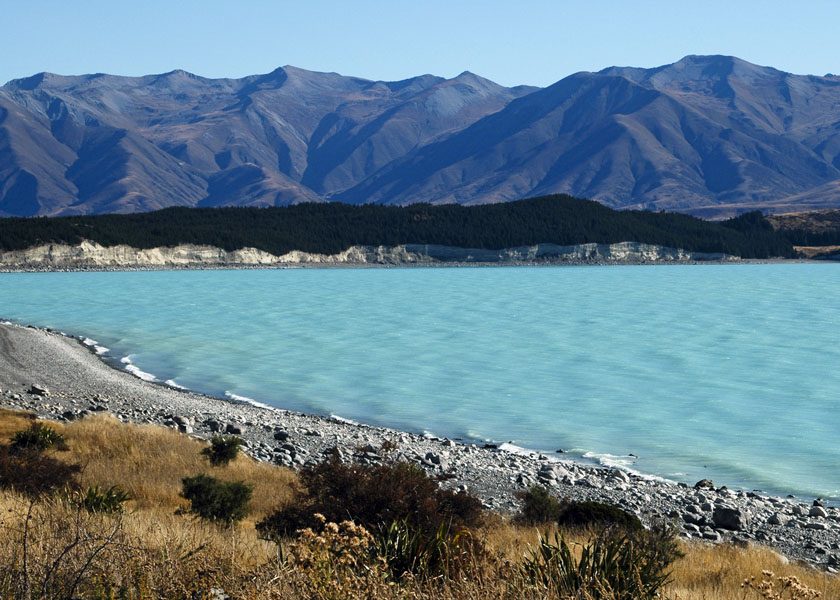
#> input picture opencv/images/New_Zealand_Lake.jpg, 840 x 600 px
$ jupyter execute 2213.image_inpainting.ipynb
#> lines starting #> are read from the running program, lines starting #| are printed output that depends on the picture
# Phục chế ảnh - Image Inpainting

Hầu hết các bạn sẽ có một số bức ảnh cũ bị xuống cấp tại nhà với một số đốm đen, một số nét vẽ, v.v. trên đó. Bạn đã bao giờ nghĩ đến việc khôi phục lại chúng chưa? Chúng ta không thể chỉ xóa chúng trong một công cụ vẽ vì nó sẽ chỉ thay thế các cấu trúc màu đen bằng các cấu trúc màu trắng mà không có tác dụng gì. Trong những trường hợp này, một kỹ thuật được gọi là tô màu lại hình ảnh được sử dụng. Ý tưởng cơ bản rất đơn giản: Thay thế các vết xấu đó bằng các pixel lân cận để trông giống như khu phố. Hãy xem xét hình ảnh được hiển thị bên dưới (lấy từ Wikipedia):

Một số thuật toán được thiết kế cho mục đích này và OpenCV cung cấp hai trong số chúng. Cả hai đều có thể được truy cập bằng cùng một hàm, `inpaint()`

#### Cú pháp hàm
```python
dst = cv2.inpaint(src, inpaintMask, inpaintRadius, flags)
```
Hàm có **4 đối số bắt buộc**:
1. `src`: Ảnh đầu vào (mảng numpy, ảnh màu hoặc xám, kiểu uint8).
2. `inpaintMask`: Ảnh mặt nạ (mảng numpy, ảnh nhị phân 1 kênh, vùng cần phục chế có giá trị 255).
3. `inpaintRadius`: Bán kính lân cận được sử dụng để phục chế (số thực dương).
4. `flags`: Phương pháp phục chế (`cv2.INPAINT_TELEA` hoặc `cv2.INPAINT_NS`).

Kết quả trả về:
- `dst`: Ảnh đã được phục chế, cùng kích thước và kiểu với src.

[cell 1]
import cv2
import numpy as np
import matplotlib.pyplot as plt

src = cv2.imread('images/New_Zealand_Lake.jpg', cv2.IMREAD_COLOR)
#> src is the input picture: shape (600, 840, 3); mean B, G, R 140.2, 126.7, 100.9

# Tạo ảnh thử nghiệm
test = cv2.line(src.copy(), (0, 300), (900, 400), (255, 255, 255), 10)

# Tạo mask
mask = np.zeros(src.shape[:2], dtype=np.uint8)
mask = cv2.line(mask, (0, 300), (900, 400), 255, 15)

plt.figure(figsize=(10, 5))
plt.subplot(131); plt.imshow(cv2.cvtColor(src, cv2.COLOR_BGR2RGB)); plt.title('Original Image')
plt.subplot(132); plt.imshow(cv2.cvtColor(test, cv2.COLOR_BGR2RGB)); plt.title('Test Image')
plt.subplot(133); plt.imshow(mask, cmap='gray'); plt.title('Mask');
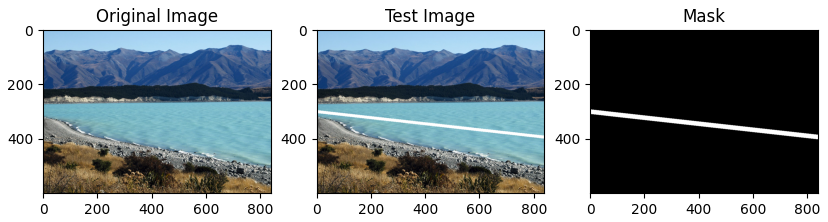
#> figure drawn by matplotlib, 3 panels

### Thuật toán 1

Thuật toán đầu tiên dựa trên bài báo ***"Kỹ thuật tô màu ảnh dựa trên phương pháp Fast Marching"*** của ***Alexandru Telea*** năm 2004. Thuật toán này dựa trên phương pháp **Fast Marching**. Hãy xem xét một vùng trong ảnh được tô màu. Thuật toán bắt đầu từ ranh giới của vùng này và đi vào bên trong vùng, dần dần tô đầy mọi thứ trong ranh giới trước. Thuật toán lấy một vùng lân cận nhỏ xung quanh điểm ảnh trên vùng lân cận để tô màu. Điểm ảnh này được thay thế bằng tổng trọng số chuẩn hóa của tất cả các điểm ảnh đã biết trong vùng lân cận. Việc lựa chọn trọng số là một vấn đề quan trọng. Trọng số lớn hơn được đưa ra cho các điểm ảnh nằm gần điểm, gần pháp tuyến của ranh giới và các điểm ảnh nằm trên đường viền ranh giới. Sau khi một điểm ảnh được tô màu, nó sẽ di chuyển đến điểm ảnh gần nhất tiếp theo bằng phương pháp Fast Marching. FMM đảm bảo các điểm ảnh gần các điểm ảnh đã biết được tô màu trước, do đó thuật toán này chỉ hoạt động giống như một hoạt động thủ công. Thuật toán này được kích hoạt bằng cách sử dụng cờ, `cv2.INPAINT_TELEA.`

[cell 2]
dst1 = cv2.inpaint(src, mask, 3, cv2.INPAINT_NS)

### Thuật toán 2

Thuật toán thứ hai dựa trên bài báo ***"Navier-Stokes, Fluid Dynamics, and Image and Video Inpainting"*** của ***Bertalmio, Marcelo, Andrea L. Bertozzi và Guillermo Sapiro*** năm 2001. Thuật toán này dựa trên động lực học chất lưu và sử dụng các phương trình vi phân riêng phần. Nguyên lý cơ bản là phương pháp tìm kiếm. Đầu tiên, thuật toán di chuyển dọc theo các cạnh từ các vùng đã biết đến các vùng chưa biết (vì các cạnh được cho là liên tục). Thuật toán tiếp tục các đường đẳng quang (các đường nối các điểm có cùng cường độ, giống như các đường đồng mức nối các điểm có cùng độ cao) trong khi khớp các vectơ gradient tại ranh giới của vùng inpainting. Đối với điều này, một số phương pháp từ động lực học chất lưu được sử dụng. Sau khi có được chúng, màu sắc sẽ được tô để giảm phương sai tối thiểu trong khu vực đó. Thuật toán này được kích hoạt bằng cách sử dụng cờ, `cv2.INPAINT_NS`.

[cell 3]
dst2 = cv2.inpaint(src, mask, 3, cv2.INPAINT_TELEA)

### Kết quả

[cell 4]
plt.figure(figsize=(20, 12))
plt.subplot(221), plt.imshow(cv2.cvtColor(src, cv2.COLOR_BGR2RGB)), plt.title('Original Image')
plt.subplot(222), plt.imshow(cv2.cvtColor(test, cv2.COLOR_BGR2RGB)), plt.title('Test Image')
plt.subplot(223), plt.imshow(cv2.cvtColor(dst1, cv2.COLOR_BGR2RGB)), plt.title('Inpainted Image (NS)')
plt.subplot(224), plt.imshow(cv2.cvtColor(dst2, cv2.COLOR_BGR2RGB)), plt.title('Inpainted Image (Telea)')
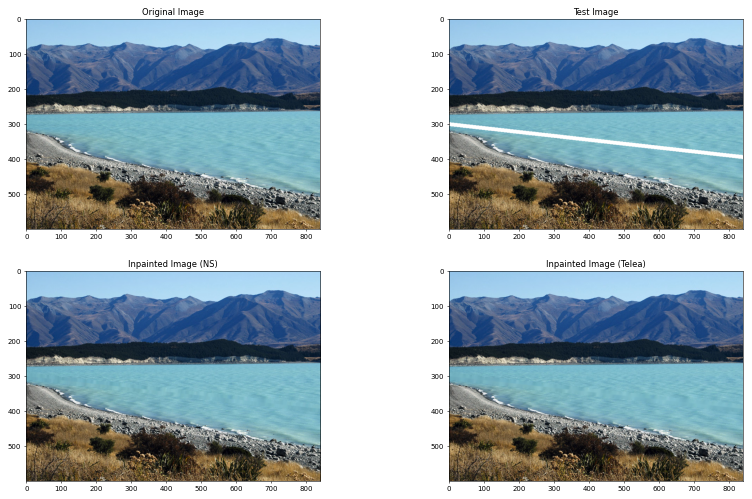
#> figure drawn by matplotlib, 4 panels

$ run again, with opencv/images/Apollo_11_Launch.jpg copied over opencv/images/New_Zealand_Lake.jpg
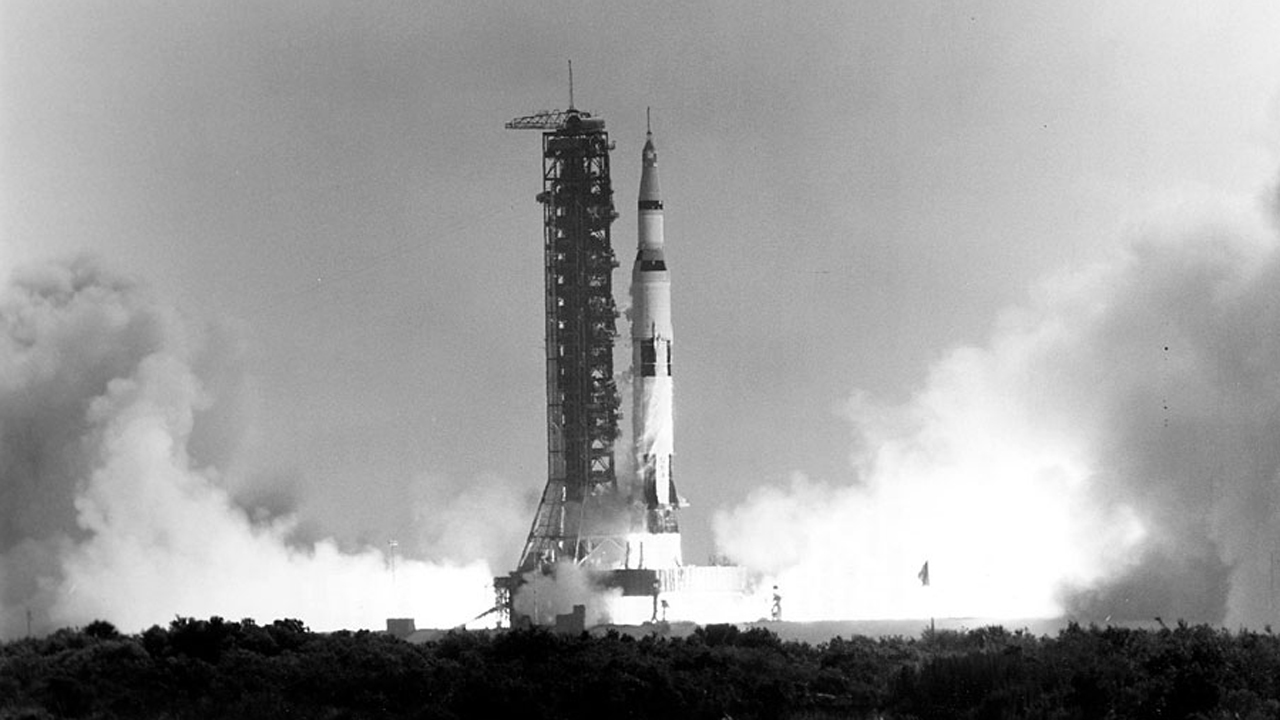
#> input picture opencv/images/Apollo_11_Launch.jpg, 1280 x 720 px
#> src is the input picture: shape (720, 1280, 3); min 0, max 255, mean 156.2
#> `[cell 1] import cv2 import numpy as np import matplotlib.pyplot as plt..`:
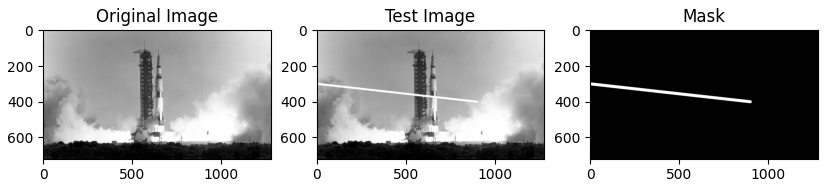
#> figure drawn by matplotlib, 3 panels
#> `[cell 4] plt.figure(figsize=(20, 12)) plt.subplot(221), plt.imshow(cv2..`:
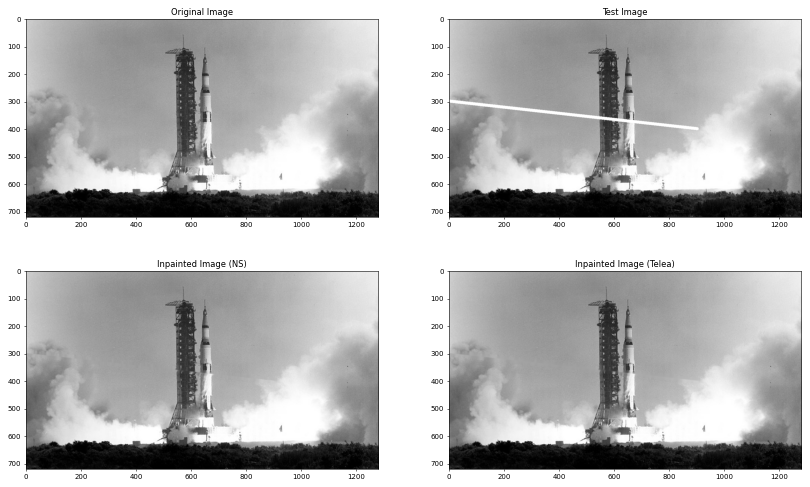
#> figure drawn by matplotlib, 4 panels

$ run again, with opencv/images/New_Zealand_Coast.jpg copied over opencv/images/New_Zealand_Lake.jpg
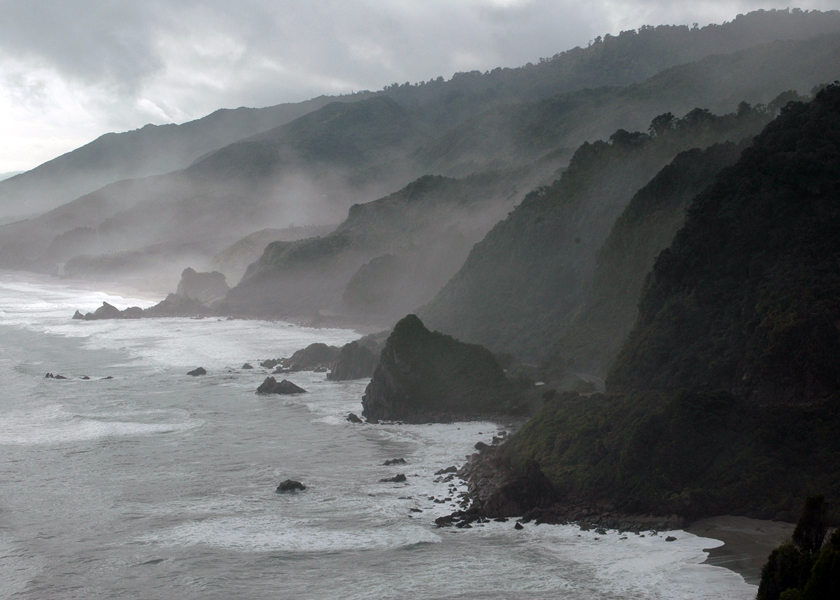
#> input picture opencv/images/New_Zealand_Coast.jpg, 840 x 600 px
#> src is the input picture: shape (600, 840, 3); mean B, G, R 115.2, 113.8, 110.9
#> `[cell 1] import cv2 import numpy as np import matplotlib.pyplot as plt..`:
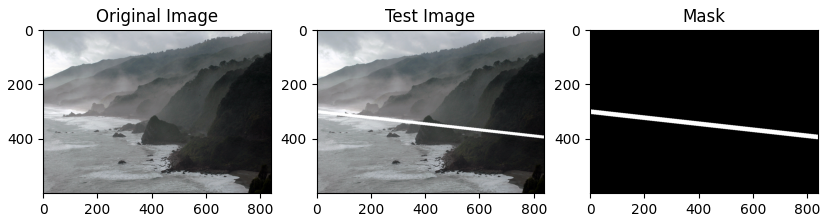
#> figure drawn by matplotlib, 3 panels
#> `[cell 4] plt.figure(figsize=(20, 12)) plt.subplot(221), plt.imshow(cv2..`:
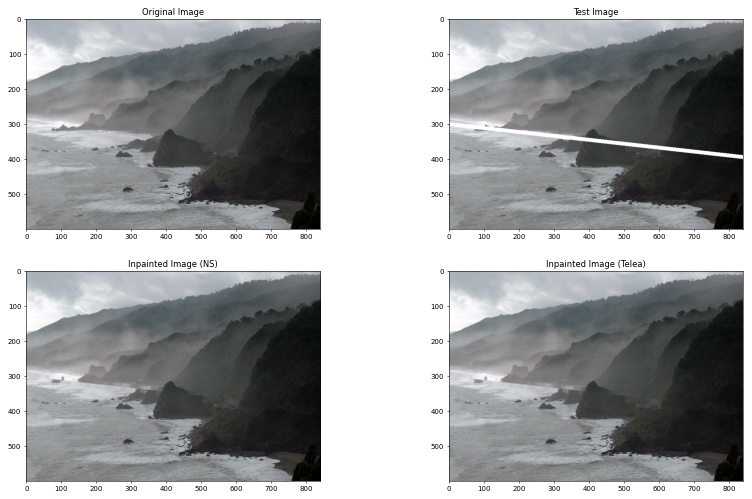
#> figure drawn by matplotlib, 4 panels

$ run again, with opencv/images/baseball.jpg copied over opencv/images/New_Zealand_Lake.jpg
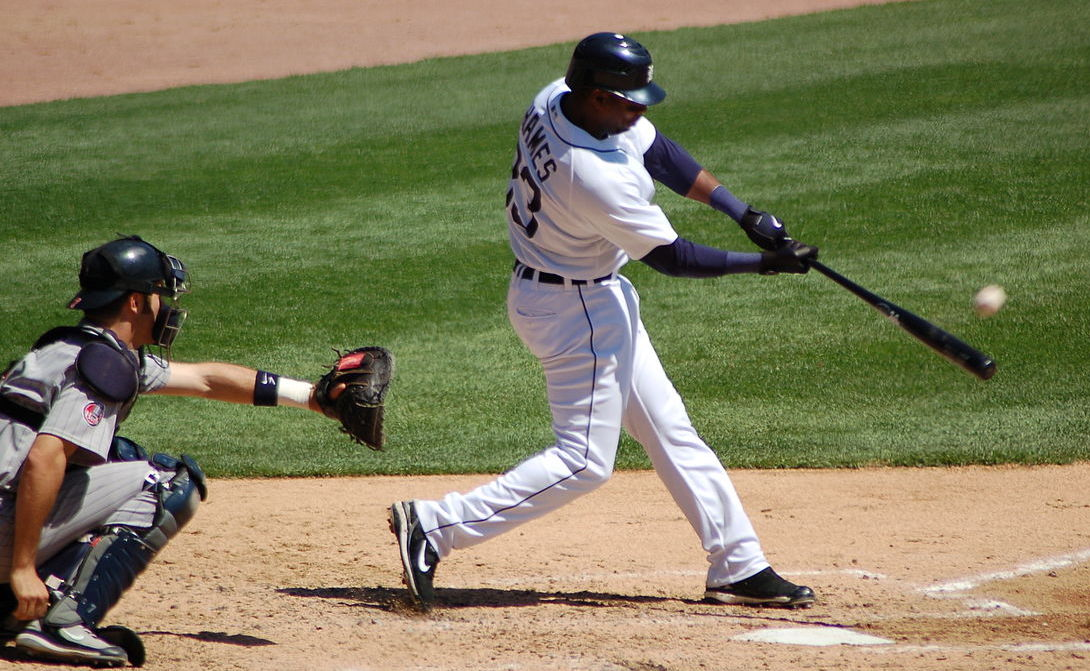
#> input picture opencv/images/baseball.jpg, 1090 x 671 px
#> src is the input picture: shape (671, 1090, 3); mean B, G, R 92.2, 124.4, 126.7
#> `[cell 1] import cv2 import numpy as np import matplotlib.pyplot as plt..`:
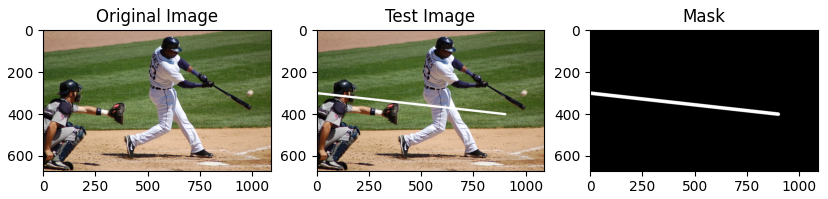
#> figure drawn by matplotlib, 3 panels
#> `[cell 4] plt.figure(figsize=(20, 12)) plt.subplot(221), plt.imshow(cv2..`:
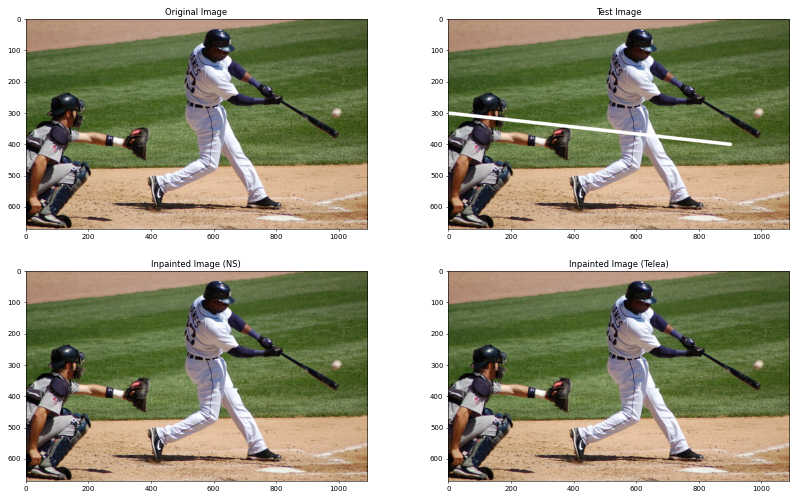
#> figure drawn by matplotlib, 4 panels
